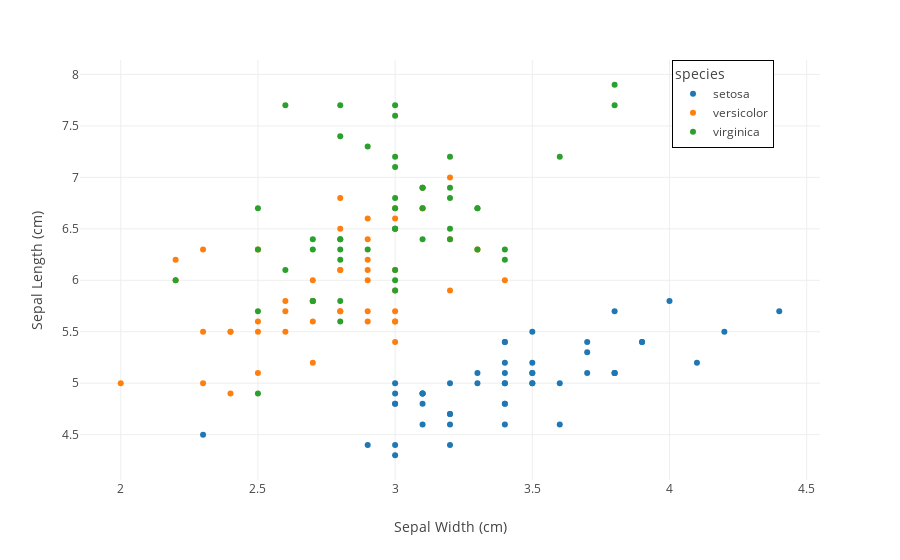
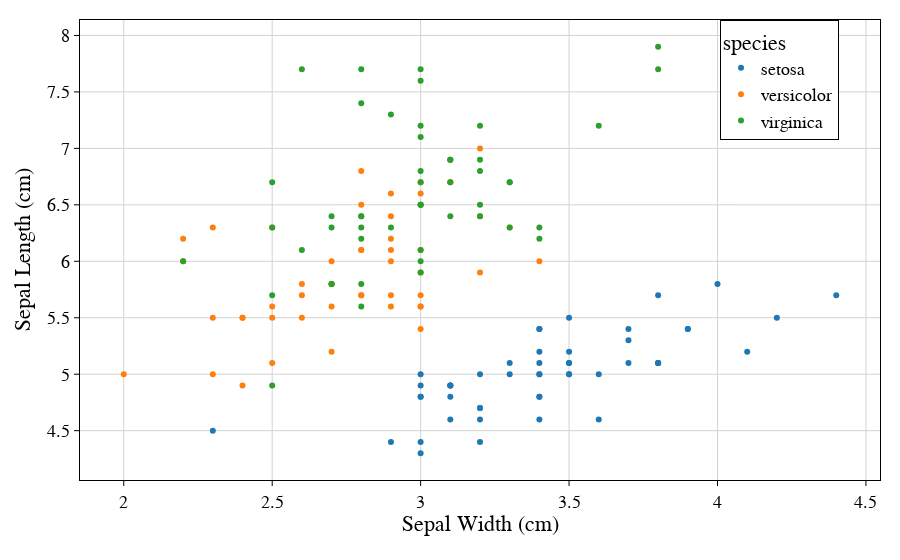

Notebook code for these charts, in order:
### Code cell
# 1) カスタムテンプレートを定義
my_custom_template = go.layout.Template(
    layout=go.Layout(
        font=dict(
            family="Times New Roman",
            size=18,
            color="black"
        ),
        plot_bgcolor='white',
        paper_bgcolor='white',
        
        # --- x軸周りの設定 ---
        xaxis=dict(
            showline=True,          # 軸線を表示
            linewidth=1,
            linecolor='black',
            mirror=True,
            showgrid=True,
            gridcolor='lightgray',
            
            # 軸ラベル(タイトル)と軸の間のスペースを指定
            # 値を大きくするとラベルが下にずれて枠と被りにくくなる
            title_standoff=5,
            
            # ゲージ(目盛り)の外側表示と長さなど
            ticks='outside',
            ticklen=5,
            tickwidth=1,
            tickcolor='black',
            
            # ラベルがはみ出す場合に余白を自動調整
            automargin=True
        ),
        
        # --- y軸周りの設定 ---
        yaxis=dict(
            showline=True,
            linewidth=1,
            linecolor='black',
            mirror=True,
            showgrid=True,
            gridcolor='lightgray',
            title_standoff=10,  # 必要に応じて調整
            ticks='outside',
            ticklen=5,
            tickwidth=1,
            tickcolor='black',
            automargin=True
        ),
        
        # 図全体の余白(左, 右, 上, 下)
        margin=dict(l=80, r=20, t=20, b=80),
    )
)

# 2) テンプレートを使ってグラフを描画
df = px.data.iris()  # サンプルデータ
fig = px.scatter(
    df,
    x='sepal_width',
    y='sepal_length',
    color='species',
    template="none"
)

# 軸ラベル等を個別に上書きしたい場合はこんな感じで
fig.update_xaxes(title_text="Sepal Width (cm)")
fig.update_yaxes(title_text="Sepal Length (cm)")

# 凡例のデザインなども調整可能
fig.update_layout(
    legend=dict(
        x=0.8, y=1.0,
        bordercolor="black",
        borderwidth=1
    )
)

fig.show()

# 2) テンプレートを使ってグラフを描画
df = px.data.iris()  # サンプルデータ
fig = px.scatter(
    df,
    x='sepal_width',
    y='sepal_length',
    color='species',
    template=my_custom_template
)

# 軸ラベル等を個別に上書きしたい場合はこんな感じで
fig.update_xaxes(title_text="Sepal Width (cm)")
fig.update_yaxes(title_text="Sepal Length (cm)")

# 凡例のデザインなども調整可能
fig.update_layout(
    legend=dict(
        x=0.8, y=1.0,
        bordercolor="black",
        borderwidth=1
    )
)

fig.show()

### Figure 1 — Plotly figure (JSON) as saved in the notebook; plotly's stock layout.template omitted (floating-point values rounded to 4 significant figures)
{"data": [{"hovertemplate": "species=setosa<br>sepal_width=%{x}<br>sepal_length=%{y}<extra></extra>", "legendgroup": "setosa", "marker": {"color": "#1F77B4", "symbol": "circle"}, "mode": "markers", "name": "setosa", "orientation": "v", "showlegend": true, "type": "scatter", "x": [3.5, 3, 3.2, 3.1, 3.6, 3.9, 3.4, 3.4, 2.9, 3.1, 3.7, 3.4, 3, 3, 4, 4.4, 3.9, 3.5, 3.8, 3.8, 3.4, 3.7, 3.6, 3.3, 3.4, 3, 3.4, 3.5, 3.4, 3.2, 3.1, 3.4, 4.1, 4.2, 3.1, 3.2, 3.5, 3.1, 3, 3.4, 3.5, 2.3, 3.2, 3.5, 3.8, 3, 3.8, 3.2, 3.7, 3.3], "xaxis": "x", "y": [5.1, 4.9, 4.7, 4.6, 5, 5.4, 4.6, 5, 4.4, 4.9, 5.4, 4.8, 4.8, 4.3, 5.8, 5.7, 5.4, 5.1, 5.7, 5.1, 5.4, 5.1, 4.6, 5.1, 4.8, 5, 5, 5.2, 5.2, 4.7, 4.8, 5.4, 5.2, 5.5, 4.9, 5, 5.5, 4.9, 4.4, 5.1, 5, 4.5, 4.4, 5, 5.1, 4.8, 5.1, 4.6, 5.3, 5], "yaxis": "y"}, {"hovertemplate": "species=versicolor<br>sepal_width=%{x}<br>sepal_length=%{y}<extra></extra>", "legendgroup": "versicolor", "marker": {"color": "#FF7F0E", "symbol": "circle"}, "mode": "markers", "name": "versicolor", "orientation": "v", "showlegend": true, "type": "scatter", "x": [3.2, 3.2, 3.1, 2.3, 2.8, 2.8, 3.3, 2.4, 2.9, 2.7, 2, 3, 2.2, 2.9, 2.9, 3.1, 3, 2.7, 2.2, 2.5, 3.2, 2.8, 2.5, 2.8, 2.9, 3, 2.8, 3, 2.9, 2.6, 2.4, 2.4, 2.7, 2.7, 3, 3.4, 3.1, 2.3, 3, 2.5, 2.6, 3, 2.6, 2.3, 2.7, 3, 2.9, 2.9, 2.5, 2.8], "xaxis": "x", "y": [7, 6.4, 6.9, 5.5, 6.5, 5.7, 6.3, 4.9, 6.6, 5.2, 5, 5.9, 6, 6.1, 5.6, 6.7, 5.6, 5.8, 6.2, 5.6, 5.9, 6.1, 6.3, 6.1, 6.4, 6.6, 6.8, 6.7, 6, 5.7, 5.5, 5.5, 5.8, 6, 5.4, 6, 6.7, 6.3, 5.6, 5.5, 5.5, 6.1, 5.8, 5, 5.6, 5.7, 5.7, 6.2, 5.1, 5.7], "yaxis": "y"}, {"hovertemplate": "species=virginica<br>sepal_width=%{x}<br>sepal_length=%{y}<extra></extra>", "legendgroup": "virginica", "marker": {"color": "#2CA02C", "symbol": "circle"}, "mode": "markers", "name": "virginica", "orientation": "v", "showlegend": true, "type": "scatter", "x": [3.3, 2.7, 3, 2.9, 3, 3, 2.5, 2.9, 2.5, 3.6, 3.2, 2.7, 3, 2.5, 2.8, 3.2, 3, 3.8, 2.6, 2.2, 3.2, 2.8, 2.8, 2.7, 3.3, 3.2, 2.8, 3, 2.8, 3, 2.8, 3.8, 2.8, 2.8, 2.6, 3, 3.4, 3.1, 3, 3.1, 3.1, 3.1, 2.7, 3.2, 3.3, 3, 2.5, 3, 3.4, 3], "xaxis": "x", "y": [6.3, 5.8, 7.1, 6.3, 6.5, 7.6, 4.9, 7.3, 6.7, 7.2, 6.5, 6.4, 6.8, 5.7, 5.8, 6.4, 6.5, 7.7, 7.7, 6, 6.9, 5.6, 7.7, 6.3, 6.7, 7.2, 6.2, 6.1, 6.4, 7.2, 7.4, 7.9, 6.4, 6.3, 6.1, 7.7, 6.3, 6.4, 6, 6.9, 6.7, 6.9, 5.8, 6.8, 6.7, 6.7, 6.3, 6.5, 6.2, 5.9], "yaxis": "y"}], "layout": {"legend": {"bordercolor": "black", "borderwidth": 1, "title": {"text": "species"}, "tracegroupgap": 0, "x": 0.8, "y": 1}, "margin": {"t": 60}, "xaxis": {"anchor": "y", "domain": [0, 1], "title": {"text": "Sepal Width (cm)"}}, "yaxis": {"anchor": "x", "domain": [0, 1], "title": {"text": "Sepal Length (cm)"}}}}

### Figure 2 — Plotly figure (JSON) as saved in the notebook; plotly's stock layout.template omitted (floating-point values rounded to 4 significant figures)
{"data": [{"hovertemplate": "species=setosa<br>sepal_width=%{x}<br>sepal_length=%{y}<extra></extra>", "legendgroup": "setosa", "marker": {"color": "#1F77B4", "symbol": "circle"}, "mode": "markers", "name": "setosa", "orientation": "v", "showlegend": true, "type": "scatter", "x": [3.5, 3, 3.2, 3.1, 3.6, 3.9, 3.4, 3.4, 2.9, 3.1, 3.7, 3.4, 3, 3, 4, 4.4, 3.9, 3.5, 3.8, 3.8, 3.4, 3.7, 3.6, 3.3, 3.4, 3, 3.4, 3.5, 3.4, 3.2, 3.1, 3.4, 4.1, 4.2, 3.1, 3.2, 3.5, 3.1, 3, 3.4, 3.5, 2.3, 3.2, 3.5, 3.8, 3, 3.8, 3.2, 3.7, 3.3], "xaxis": "x", "y": [5.1, 4.9, 4.7, 4.6, 5, 5.4, 4.6, 5, 4.4, 4.9, 5.4, 4.8, 4.8, 4.3, 5.8, 5.7, 5.4, 5.1, 5.7, 5.1, 5.4, 5.1, 4.6, 5.1, 4.8, 5, 5, 5.2, 5.2, 4.7, 4.8, 5.4, 5.2, 5.5, 4.9, 5, 5.5, 4.9, 4.4, 5.1, 5, 4.5, 4.4, 5, 5.1, 4.8, 5.1, 4.6, 5.3, 5], "yaxis": "y"}, {"hovertemplate": "species=versicolor<br>sepal_width=%{x}<br>sepal_length=%{y}<extra></extra>", "legendgroup": "versicolor", "marker": {"color": "#FF7F0E", "symbol": "circle"}, "mode": "markers", "name": "versicolor", "orientation": "v", "showlegend": true, "type": "scatter", "x": [3.2, 3.2, 3.1, 2.3, 2.8, 2.8, 3.3, 2.4, 2.9, 2.7, 2, 3, 2.2, 2.9, 2.9, 3.1, 3, 2.7, 2.2, 2.5, 3.2, 2.8, 2.5, 2.8, 2.9, 3, 2.8, 3, 2.9, 2.6, 2.4, 2.4, 2.7, 2.7, 3, 3.4, 3.1, 2.3, 3, 2.5, 2.6, 3, 2.6, 2.3, 2.7, 3, 2.9, 2.9, 2.5, 2.8], "xaxis": "x", "y": [7, 6.4, 6.9, 5.5, 6.5, 5.7, 6.3, 4.9, 6.6, 5.2, 5, 5.9, 6, 6.1, 5.6, 6.7, 5.6, 5.8, 6.2, 5.6, 5.9, 6.1, 6.3, 6.1, 6.4, 6.6, 6.8, 6.7, 6, 5.7, 5.5, 5.5, 5.8, 6, 5.4, 6, 6.7, 6.3, 5.6, 5.5, 5.5, 6.1, 5.8, 5, 5.6, 5.7, 5.7, 6.2, 5.1, 5.7], "yaxis": "y"}, {"hovertemplate": "species=virginica<br>sepal_width=%{x}<br>sepal_length=%{y}<extra></extra>", "legendgroup": "virginica", "marker": {"color": "#2CA02C", "symbol": "circle"}, "mode": "markers", "name": "virginica", "orientation": "v", "showlegend": true, "type": "scatter", "x": [3.3, 2.7, 3, 2.9, 3, 3, 2.5, 2.9, 2.5, 3.6, 3.2, 2.7, 3, 2.5, 2.8, 3.2, 3, 3.8, 2.6, 2.2, 3.2, 2.8, 2.8, 2.7, 3.3, 3.2, 2.8, 3, 2.8, 3, 2.8, 3.8, 2.8, 2.8, 2.6, 3, 3.4, 3.1, 3, 3.1, 3.1, 3.1, 2.7, 3.2, 3.3, 3, 2.5, 3, 3.4, 3], "xaxis": "x", "y": [6.3, 5.8, 7.1, 6.3, 6.5, 7.6, 4.9, 7.3, 6.7, 7.2, 6.5, 6.4, 6.8, 5.7, 5.8, 6.4, 6.5, 7.7, 7.7, 6, 6.9, 5.6, 7.7, 6.3, 6.7, 7.2, 6.2, 6.1, 6.4, 7.2, 7.4, 7.9, 6.4, 6.3, 6.1, 7.7, 6.3, 6.4, 6, 6.9, 6.7, 6.9, 5.8, 6.8, 6.7, 6.7, 6.3, 6.5, 6.2, 5.9], "yaxis": "y"}], "layout": {"legend": {"bordercolor": "black", "borderwidth": 1, "title": {"text": "species"}, "tracegroupgap": 0, "x": 0.8, "y": 1}, "xaxis": {"anchor": "y", "domain": [0, 1], "title": {"text": "Sepal Width (cm)"}}, "yaxis": {"anchor": "x", "domain": [0, 1], "title": {"text": "Sepal Length (cm)"}}}}
